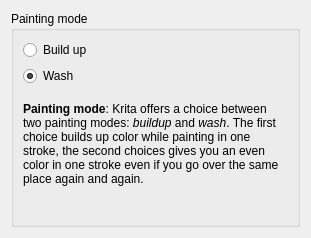
<?xml version="1.0" encoding="UTF-8"?>
<ui version="4.0">
 <class>WdgIncremental</class>
 <widget class="QWidget" name="WdgIncremental">
  <property name="geometry">
   <rect>
    <x>0</x>
    <y>0</y>
    <width>311</width>
    <height>238</height>
   </rect>
  </property>
  <layout class="QVBoxLayout" name="verticalLayout">
   <item>
    <widget class="QGroupBox" name="grpIncremental">
     <property name="title">
      <string>Painting mode</string>
     </property>
     <property name="checkable">
      <bool>false</bool>
     </property>
     <property name="checked">
      <bool>false</bool>
     </property>
     <layout class="QGridLayout" name="gridLayout_2">
      <item row="0" column="0">
       <widget class="QRadioButton" name="radioBuildup">
        <property name="text">
         <string>Build up</string>
        </property>
       </widget>
      </item>
      <item row="1" column="0">
       <widget class="QRadioButton" name="radioWash">
        <property name="text">
         <string>Wash</string>
        </property>
        <property name="checked">
         <bool>true</bool>
        </property>
       </widget>
      </item>
      <item row="3" column="0">
       <widget class="QLabel" name="label">
        <property name="toolTip">
         <string>&lt;html&gt;
&lt;p&gt;&lt;b&gt;Note:&lt;/b&gt; this is the same thing as the &quot;incremental&quot; option in the Krita 1.6 freehand tool options.&lt;/p&gt;&lt;/html&gt;</string>
        </property>
        <property name="text">
         <string>&lt;html&gt;
&lt;p&gt;&lt;b&gt;Painting mode&lt;/b&gt;: Krita offers a choice between two painting modes: &lt;i&gt;buildup&lt;/i&gt; and &lt;i&gt;wash&lt;/i&gt;. The first choice builds up color while painting in one stroke, the second choices gives you an even color in one stroke even if you go over the same place again and again.&lt;/p&gt;&lt;/html&gt;</string>
        </property>
        <property name="textFormat">
         <enum>Qt::RichText</enum>
        </property>
        <property name="wordWrap">
         <bool>true</bool>
        </property>
       </widget>
      </item>
      <item row="4" column="0">
       <spacer name="verticalSpacer">
        <property name="orientation">
         <enum>Qt::Vertical</enum>
        </property>
        <property name="sizeHint" stdset="0">
         <size>
          <width>20</width>
          <height>40</height>
         </size>
        </property>
       </spacer>
      </item>
      <item row="2" column="0">
       <spacer name="verticalSpacer_2">
        <property name="orientation">
         <enum>Qt::Vertical</enum>
        </property>
        <property name="sizeType">
         <enum>QSizePolicy::Fixed</enum>
        </property>
        <property name="sizeHint" stdset="0">
         <size>
          <width>20</width>
          <height>10</height>
         </size>
        </property>
       </spacer>
      </item>
     </layout>
    </widget>
   </item>
  </layout>
 </widget>
 <resources/>
 <connections/>
</ui>
